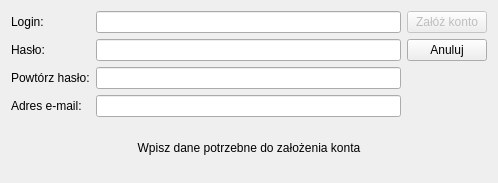
<ui version="4.0" >
 <class>frmCreateUser</class>
 <widget class="QDialog" name="frmCreateUser" >
  <property name="geometry" >
   <rect>
    <x>0</x>
    <y>0</y>
    <width>498</width>
    <height>183</height>
   </rect>
  </property>
  <property name="minimumSize" >
   <size>
    <width>350</width>
    <height>150</height>
   </size>
  </property>
  <property name="windowTitle" >
   <string>QNapi - zakładanie konta na serwerze NAPI-PROJEKT</string>
  </property>
  <property name="windowIcon" >
   <iconset resource="../res/resources.qrc" >:/icon/qnapi-48-icon.png</iconset>
  </property>
  <layout class="QGridLayout" >
   <item row="0" column="0" >
    <widget class="QLabel" name="lbLogin" >
     <property name="text" >
      <string>Login:</string>
     </property>
    </widget>
   </item>
   <item row="0" column="1" >
    <widget class="QLineEdit" name="leLogin" />
   </item>
   <item row="0" column="2" >
    <widget class="QPushButton" name="pbCreate" >
     <property name="enabled" >
      <bool>false</bool>
     </property>
     <property name="text" >
      <string>Załóż konto</string>
     </property>
    </widget>
   </item>
   <item row="1" column="0" >
    <widget class="QLabel" name="lbPass" >
     <property name="text" >
      <string>Hasło:</string>
     </property>
    </widget>
   </item>
   <item row="1" column="1" >
    <widget class="QLineEdit" name="lePass" >
     <property name="echoMode" >
      <enum>QLineEdit::Password</enum>
     </property>
    </widget>
   </item>
   <item row="1" column="2" >
    <widget class="QPushButton" name="pbCancel" >
     <property name="text" >
      <string>Anuluj</string>
     </property>
    </widget>
   </item>
   <item row="2" column="0" >
    <widget class="QLabel" name="lbRepeatPass" >
     <property name="text" >
      <string>Powtórz hasło:</string>
     </property>
    </widget>
   </item>
   <item row="2" column="1" >
    <widget class="QLineEdit" name="leRepeatPass" >
     <property name="echoMode" >
      <enum>QLineEdit::Password</enum>
     </property>
    </widget>
   </item>
   <item row="3" column="0" >
    <widget class="QLabel" name="lbMail" >
     <property name="text" >
      <string>Adres e-mail:</string>
     </property>
    </widget>
   </item>
   <item row="3" column="1" >
    <widget class="QLineEdit" name="leMail" />
   </item>
   <item row="4" column="0" colspan="3" >
    <widget class="QLabel" name="lbStatus" >
     <property name="text" >
      <string>Wpisz dane potrzebne do założenia konta</string>
     </property>
     <property name="alignment" >
      <set>Qt::AlignCenter</set>
     </property>
    </widget>
   </item>
  </layout>
 </widget>
 <resources>
  <include location="../res/resources.qrc" />
 </resources>
 <connections/>
</ui>
